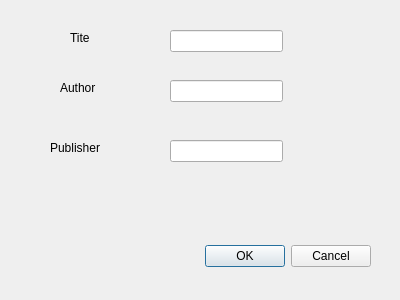
<?xml version="1.0" encoding="UTF-8"?>
<ui version="4.0">
 <class>addDocument</class>
 <widget class="QDialog" name="addDocument">
  <property name="geometry">
   <rect>
    <x>0</x>
    <y>0</y>
    <width>400</width>
    <height>300</height>
   </rect>
  </property>
  <property name="windowTitle">
   <string>Dialog</string>
  </property>
  <widget class="QDialogButtonBox" name="buttonBox">
   <property name="geometry">
    <rect>
     <x>30</x>
     <y>240</y>
     <width>341</width>
     <height>32</height>
    </rect>
   </property>
   <property name="orientation">
    <enum>Qt::Horizontal</enum>
   </property>
   <property name="standardButtons">
    <set>QDialogButtonBox::Cancel|QDialogButtonBox::Ok</set>
   </property>
  </widget>
  <widget class="QLineEdit" name="lineEdit">
   <property name="geometry">
    <rect>
     <x>170</x>
     <y>30</y>
     <width>113</width>
     <height>22</height>
    </rect>
   </property>
  </widget>
  <widget class="QLineEdit" name="lineEdit_2">
   <property name="geometry">
    <rect>
     <x>170</x>
     <y>80</y>
     <width>113</width>
     <height>22</height>
    </rect>
   </property>
  </widget>
  <widget class="QLineEdit" name="lineEdit_3">
   <property name="geometry">
    <rect>
     <x>170</x>
     <y>140</y>
     <width>113</width>
     <height>22</height>
    </rect>
   </property>
  </widget>
  <widget class="QLabel" name="label">
   <property name="geometry">
    <rect>
     <x>70</x>
     <y>30</y>
     <width>55</width>
     <height>16</height>
    </rect>
   </property>
   <property name="text">
    <string>Tite</string>
   </property>
  </widget>
  <widget class="QLabel" name="label_2">
   <property name="geometry">
    <rect>
     <x>60</x>
     <y>80</y>
     <width>55</width>
     <height>16</height>
    </rect>
   </property>
   <property name="text">
    <string>Author</string>
   </property>
  </widget>
  <widget class="QLabel" name="label_3">
   <property name="geometry">
    <rect>
     <x>50</x>
     <y>140</y>
     <width>55</width>
     <height>16</height>
    </rect>
   </property>
   <property name="text">
    <string>Publisher</string>
   </property>
  </widget>
 </widget>
 <resources/>
 <connections>
  <connection>
   <sender>buttonBox</sender>
   <signal>accepted()</signal>
   <receiver>addDocument</receiver>
   <slot>accept()</slot>
   <hints>
    <hint type="sourcelabel">
     <x>248</x>
     <y>254</y>
    </hint>
    <hint type="destinationlabel">
     <x>157</x>
     <y>274</y>
    </hint>
   </hints>
  </connection>
  <connection>
   <sender>buttonBox</sender>
   <signal>rejected()</signal>
   <receiver>addDocument</receiver>
   <slot>reject()</slot>
   <hints>
    <hint type="sourcelabel">
     <x>316</x>
     <y>260</y>
    </hint>
    <hint type="destinationlabel">
     <x>286</x>
     <y>274</y>
    </hint>
   </hints>
  </connection>
 </connections>
</ui>
